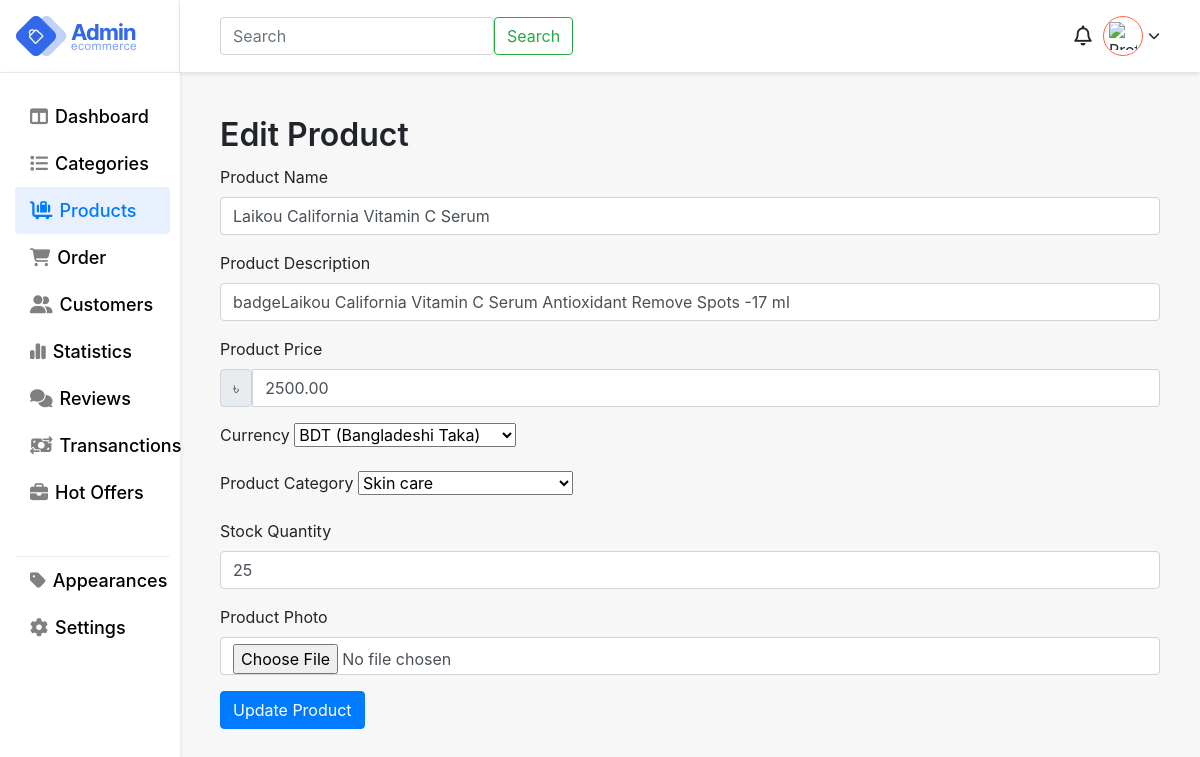
The page /files/edit_product.php?up_id=5 (signed in) on the database its author committed.
### tables this page shows
CREATE TABLE `products` (
  `id` int(11) NOT NULL,
  `name` varchar(255) DEFAULT NULL,
  `product_photo` blob NOT NULL,
  `description` text DEFAULT NULL,
  `price` decimal(10,2) DEFAULT NULL,
  `category_id` int(11) DEFAULT NULL,
  `stock_quantity` int(11) DEFAULT NULL,
  `currency_code` varchar(3) DEFAULT 'BDT',
  `created_at` timestamp NOT NULL DEFAULT current_timestamp(),
  `updated_at` timestamp NOT NULL DEFAULT current_timestamp() ON UPDATE current_timestamp()
);

CREATE TABLE `categories` (
  `id` int(11) NOT NULL,
  `name` varchar(255) DEFAULT NULL,
  `parent_category_id` int(11) DEFAULT NULL,
  `category_description` text DEFAULT NULL,
  `created_at` timestamp NOT NULL DEFAULT current_timestamp(),
  `updated_at` timestamp NOT NULL DEFAULT current_timestamp() ON UPDATE current_timestamp(),
  `level` int(11) DEFAULT 0
);

### files/edit_product.php (the view, shortened to what this page needs)
<?php
require_once "../auth/db-connection/config.php";
$productId = $_GET['up_id'];
$sql = "SELECT * FROM products WHERE id = :productId";
$stmt = $connection->prepare($sql);
$stmt->bindParam(":productId", $productId, PDO::PARAM_INT);
if ($stmt->execute()) {
    $product = $stmt->fetch(PDO::FETCH_ASSOC);
} else {
    echo "Oops! Something went wrong. Please try again later.";
    exit;
}
$sql = "SELECT * FROM categories";
$stmt = $connection->query($sql);
$categories = $stmt->fetchAll(PDO::FETCH_ASSOC);
?>
<!DOCTYPE html>
<html lang="en">
<head>
    <link rel="stylesheet" href="https://stackpath.bootstrapcdn.com/bootstrap/4.5.2/css/bootstrap.min.css">
    <link rel="stylesheet" href="https://cdnjs.cloudflare.com/ajax/libs/font-awesome/6.5.1/css/all.min.css" />
    <link rel="stylesheet" href="../styling/style.css">
</head>
<body style="background:#f7f7f7;">
    <main>
        <div class="app-wrapper">
            <div class="app-sidebar">
                <div class="side-header flex pr-3">
                    <div class="logo flex">
                        <img src="images/logo.webp" alt="logo">
                    </div>
                </div>
                <div class="sidebard-nav">
                    <ul>
                        <li class="">
                            <a href="dashboard.php">
                                <i class="fa-solid fa-table-columns"></i>
                                <span class="block">Dashboard</span>
                            </a>
                        </li>
                        <li class="">
                            <a href="categories.php">
                                <i class="fa-solid fa-list"></i>
                                <span class="block">Categories</span>
                            </a>
                        </li>
                        <li class="active">
                            <a href="products.php">
                               <i class="fa-solid fa-cart-flatbed-suitcase"></i>
                                <span class="block">Products</span>
                            </a>
                        </li>
                        <li>
                            <a href="">
                                  <i class="fa-solid fa-cart-shopping"></i>
                                <span class="block">Order</span>
                            </a>
                        </li>
                        <li>
                            <a href="">
                                <i class="fa-solid fa-user-group"></i>
                                <span class="block">Customers</span>
                            </a>
                        </li>
                        <li>
                            <a href="">
                                <i class="fa-solid fa-chart-simple"></i>
                                <span class="block">Statistics</span>
                            </a>
                        </li>
                        <li>
                            <a href="">
                                <i class="fa-solid fa-comments"></i>
                                <span class="block">Reviews</span>
                            </a>
                        </li>
                        <li>
                            <a href="">
                                <i class="fa-solid fa-money-bill-transfer"></i>
                                <span class="block">Transanctions</span>
                            </a>
                        </li>
                        <li>
                            <a href="">
                                <i class="fa-solid fa-briefcase"></i>
                                <span class="block">Hot Offers</span>
                            </a>
                        </li>
                         <li class="devided-nav">
                            <a href="">
                                <i class="fa-solid fa-tag"></i>
                                <span class="block">Appearances</span>
                            </a>
                        </li>
                         <li>
                            <a href="">
                                <i class="fa-solid fa-gear"></i>
                                <span class="block">Settings</span>
                            </a>
                        </li>
                    </ul>
                </div>
            </div>
            <div class="header-body">
                <div class="user flex-end">
                    <div class="search">
                        <form class="d-flex gap-3" role="search">
                            <input class="form-control me-2" type="search" placeholder="Search" aria-label="Search">
                            <button class="btn btn-outline-success" type="submit">Search</button>
                        </form>
                    </div>
                    <div class="account">
                        <div class="notifications">
                            <i class="fa-regular fa-bell"></i>
                        </div>
                        <div class="wrap-u" onclick="toggleUserOptions()">
                            <div class="user-pro flex">
                                <?php if (isset($_SESSION["profile_photo"])) : ?>
                                    <img src="<?php echo $_SESSION["profile_photo"]; ?>" alt="Profile Photo">
                                <?php else : ?>
                                    <img src="default_profile_photo.jpg" alt="Default Profile Photo">
                                <?php endif; ?>
                            </div>
                            <i class="fa-solid fa-chevron-down"></i>
                        </div>
                    </div>
                </div>
                <div class="h-container">
                    <div class="main">
                    <div class="flex">
                        <h1 class="page-heading"> Edit Product </h1>
                    </div>
                        <form id="editProductForm" action="../auth/backend-assets/product/update_product.php" method="post" enctype="multipart/form-data">
                        <div class="mb-3">
                            <label for="editProductName" class="form-label">Product Name</label>
                            <input type="text" class="form-control" id="editProductName" name="editProductName" value="<?php echo htmlspecialchars($product['name'] ?? ''); ?>" required>
                        </div>
                        <div class="mb-3">
                            <label for="editProductDescription" class="form-label">Product Description</label>
                            <input type="text" class="form-control" id="editProductDescription" name="editProductDescription" value="<?php echo htmlspecialchars($product['description'] ?? ''); ?>" required>
                        </div>
                        <div class="mb-3">
                            <label for="editProductPrice" class="form-label">Product Price</label>
                            <div class="input-group">
                                <span id="editCurrencySymbol" class="input-group-text"></span>
                                <input type="text" class="form-control" id="editProductPrice" name="editProductPrice" value="<?php echo htmlspecialchars($product['price'] ?? ''); ?>" required>
                            </div>
                        </div>
                        <div class="mb-3">
                            <label for="editCurrency" class="form-label">Currency</label>
                            <select class="form-select" id="editCurrency" name="editProductCurrency" required>
                                <option value="BDT" <?php echo ($product['currency_code'] == 'BDT') ? 'selected' : ''; ?>>BDT (Bangladeshi Taka)</option>
                            </select>
                        </div>
                        <div class="mb-3">
                            <label for="editProductCategory" class="form-label">Product Category</label>
                            <select class="form-select" id="editProductCategory" name="editProductCategory" required>
                                <?php foreach ($categories as $category): ?>
                                    <option value="<?php echo $category['id']; ?>" <?php echo ($product['category_id'] == $category['id']) ? 'selected' : ''; ?>><?php echo htmlspecialchars($category['name']); ?></option>
                                <?php endforeach; ?>
                            </select>
                        </div>
                        <div class="mb-3">
                            <label for="editProductStock" class="form-label">Stock Quantity</label>
                            <input type="text" class="form-control" id="editProductStock" name="editProductStock" value="<?php echo htmlspecialchars($product['stock_quantity'] ?? ''); ?>" required>
                        </div>
                        <div class="mb-3">
                            <label for="editProductPhoto" class="form-label">Product Photo</label>
                            <input type="file" class="form-control" id="editProductPhoto" name="editProductPhoto" accept="image/*">
                        </div>
                        <button type="submit" class="btn btn-primary">Update Product</button>
                    </form>
                </div>
            </div>
        </div>
    </div>
</main>
</body>
</html>

### styling/style.css (style rules this page uses)
.flex { display: flex; justify-content: space-between; align-items: center; }
.flex-end { display: flex; justify-content: flex-end; align-items: center; }
.block { display: block; }
.h-container { padding: 40px; transition: all 0.4s ease-in-out; }
.page-heading { font-size: 42px; font-weight: 600; line-height: 45px; }
.app-wrapper { display: flex; justify-content: space-between; min-height: 100vh; }
.app-sidebar { width: 15%; }
.side-header { background: #fff; box-shadow: 0 2px 4px #0000001a; height: 72px; padding: 0 10px 0 15px; padding-right: 10px; border-right: 1px solid #cccccc42; }
.sidebard-nav { background: #fff; box-shadow: 0 2px 4px #0000001a; padding: 0 10px 40px 15px; height: 100%; border-top: 1px solid #cecece82; }
.sidebard-nav ul { padding: 0; margin-top: 20px; list-style: none; }
.sidebard-nav ul li { width: 100%; padding: 15px 0; padding-left: 10px; transition: all 0.4s ease-in-out; }
.sidebard-nav ul li.active, .sidebard-nav ul li:hover { background-color: #e8effd; border-radius: 4px; }
.sidebard-nav ul li a i { color: gray; }
.sidebard-nav ul li:hover a i, .sidebard-nav ul li:hover a, .sidebard-nav ul .active a, .sidebard-nav ul .active a i { color: #007bff !important; }
.sidebard-nav ul li.active a, .sidebard-nav ul li.active a i { color: #007bff !important; }
.sidebard-nav ul li a { font-size: 20px; font-weight: 500; display: flex; align-items: center; gap: 10px; color: black; }
.devided-nav { margin-top: 40px; border-top: 1px solid #d3d3d369; }
.header-body { width: 85%; }
.logo { width: 200px; height: 72px; }
.user { width: 100%; gap: 20px; padding-right: 40px; padding-left: 40px; background: #fff; box-shadow: 0 2px 4px #0000001a; display: flex; justify-content: space-between; align-items: center; height: 72px; }
.user-pro { width: 50px; height: 50px; border-radius: 100%; background: #fff; padding: 5px; border: 1px solid tomato; overflow: hidden; cursor: pointer; }
.user-pro img { width: 100%; height: 100%; object-fit: contain; }
.wrap-u { display: flex; align-items: center; gap: 5px; cursor: pointer; }
.notifications i { font-size: 24px; cursor: pointer; }
.notifications { width: 40px; height: 40px; display: flex; justify-content: center; align-items: center; }
.account { width: 20%; display: flex; align-items: center; justify-content: end; position: relative; }
@media screen and (max-width: 1444px) { .sidebard-nav ul li a { font-size: 18px; gap: 7px; } }
@media screen and (max-width: 1444px) { .sidebard-nav ul li { padding: 10px 0; padding-left: 15px; } }
@media screen and (max-width: 1444px) { .user-pro { width: 40px; height: 40px; } }
@media screen and (max-width: 1444px) { .wrap-u i { font-size: 12px; } }
@media screen and (max-width: 1444px) { .notifications i { font-size: 20px; } }
@media screen and (max-width: 1444px) { .page-heading { font-size: 32px; } }

### rows shown on the page
products: editProductName "Laikou California Vitamin C Serum", editProductDescription "badgeLaikou California Vitamin C Serum Antioxidant Remove Spots -17 ml", editProductPrice "2500.00", editProductCurrency "BDT (Bangladeshi Taka)", editProductCategory "Skin care", editProductStock "25"
